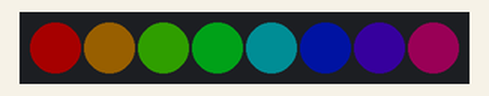
The program below on a simulated BBC micro:bit running MicroPython. Parts: 8 RGB LEDs in strip order, left to right. Dim RGB values are drawn brighter than linear.

Above: at 0.01 s.
At 0.77 s:
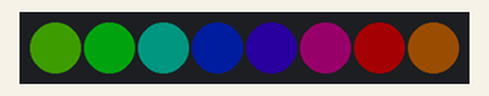
At 1.23 s:
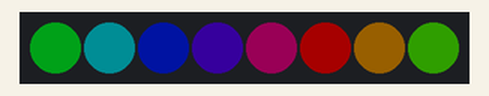
At 1.69 s:
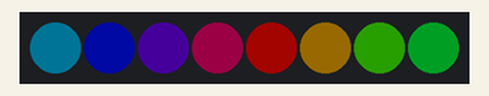
At 2.31 s:
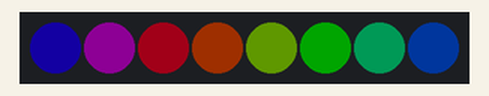
At 3.07 s:
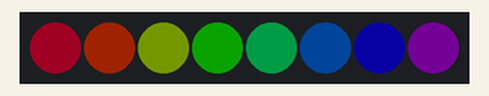
Timing chart, 0 to 40.0 s (numbered marks = the images above):
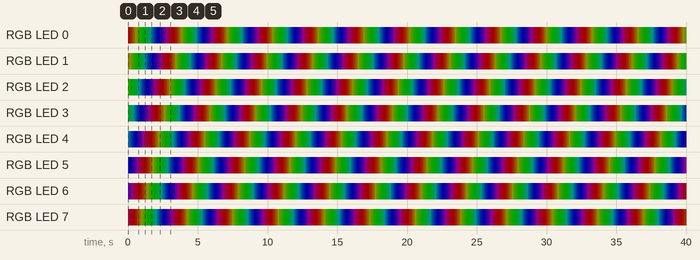

The program:

main.py
```python
# Sample: regenbogen  (WS2812B / NeoPixel LED-Strip)
# Board:   BBC micro:bit V2.2
# Sprache: MicroPython
#
# Ziel: Ein Regenbogen laeuft ueber den ganzen Strip.
#
# --------------------------------------------------------------------------
# Verkabelung  (wie "erste-farben")
#   Strip DIN -> P0     Strip 5V -> 4.5 V-Box / 5V-Netzteil
#   Strip GND -> - der Box UND micro:bit GND (gemeinsame Masse)
# --------------------------------------------------------------------------

from microbit import *
import neopixel

ANZAHL = 8
HELLIGKEIT = 40        # 0..255 - klein halten (Strom!)
np = neopixel.NeoPixel(pin0, ANZAHL)


def farbrad(pos):
    # pos 0..255 -> Regenbogenfarbe (rot, gruen, blau)
    pos = pos % 256
    if pos < 85:
        r, g, b = 255 - pos * 3, pos * 3, 0
    elif pos < 170:
        pos -= 85
        r, g, b = 0, 255 - pos * 3, pos * 3
    else:
        pos -= 170
        r, g, b = pos * 3, 0, 255 - pos * 3
    # auf die gewuenschte Helligkeit herunterrechnen
    return (r * HELLIGKEIT // 255, g * HELLIGKEIT // 255, b * HELLIGKEIT // 255)


versatz = 0

while True:
    for i in range(ANZAHL):
        np[i] = farbrad(i * 256 // ANZAHL + versatz)
    np.show()

    versatz = (versatz + 4) % 256   # groesser = schneller
    sleep(50)
```

Measured:
- by itself, everything shown: repeats every 3.3 s, in 64 steps
